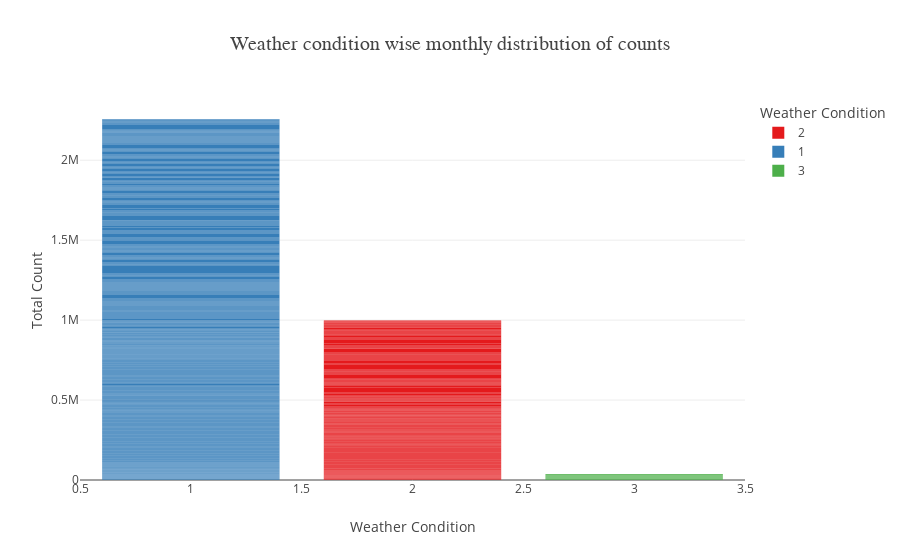

The notebook cell saved with this chart:
### Code cell
colors = px.colors.qualitative.Set1[:len(df['weather_condition'].unique())]

fig = px.bar(df, x='weather_condition', y='total_count', color='weather_condition',
             color_discrete_sequence=colors,
             title='Weather condition wise monthly distribution of counts', 
             labels={'total_count': 'Total Count', 'weather_condition': 'Weather Condition'}
            )

fig.update_layout(title_font_size=20, title_font_family='Arial')
fig.show()

### Figure 1 — Plotly figure (JSON) as saved in the notebook; plotly's stock layout.template omitted (floating-point values rounded to 4 significant figures; data arrays with more than 128 entries replaced by an {"elided": "..."} marker saying what was removed)
{"data": [{"alignmentgroup": "True", "hovertemplate": "Weather Condition=%{x}<br>Total Count=%{y}<extra></extra>", "legendgroup": "2", "marker": {"color": "rgb(228,26,28)", "pattern": {"shape": ""}}, "name": "2", "offsetgroup": "2", "orientation": "v", "showlegend": true, "textposition": "auto", "type": "bar", "x": {"elided": "247 int values"}, "xaxis": "x", "y": {"elided": "247 int values"}, "yaxis": "y"}, {"alignmentgroup": "True", "hovertemplate": "Weather Condition=%{x}<br>Total Count=%{y}<extra></extra>", "legendgroup": "1", "marker": {"color": "rgb(55,126,184)", "pattern": {"shape": ""}}, "name": "1", "offsetgroup": "1", "orientation": "v", "showlegend": true, "textposition": "auto", "type": "bar", "x": {"elided": "463 int values"}, "xaxis": "x", "y": {"elided": "463 int values"}, "yaxis": "y"}, {"alignmentgroup": "True", "hovertemplate": "Weather Condition=%{x}<br>Total Count=%{y}<extra></extra>", "legendgroup": "3", "marker": {"color": "rgb(77,175,74)", "pattern": {"shape": ""}}, "name": "3", "offsetgroup": "3", "orientation": "v", "showlegend": true, "textposition": "auto", "type": "bar", "x": [3, 3, 3, 3, 3, 3, 3, 3, 3, 3, 3, 3, 3, 3, 3, 3, 3, 3, 3, 3, 3], "xaxis": "x", "y": [506, 623, 1685, 795, 2710, 1996, 1842, 2416, 2424, 627, 1817, 2765, 1607, 2594, 705, 2169, 1027, 4459, 4639, 22, 441], "yaxis": "y"}], "layout": {"barmode": "relative", "legend": {"title": {"text": "Weather Condition"}, "tracegroupgap": 0}, "title": {"font": {"family": "Arial", "size": 20}, "text": "Weather condition wise monthly distribution of counts"}, "xaxis": {"anchor": "y", "categoryarray": [2, 1, 3], "categoryorder": "array", "domain": [0, 1], "title": {"text": "Weather Condition"}}, "yaxis": {"anchor": "x", "domain": [0, 1], "title": {"text": "Total Count"}}}}
